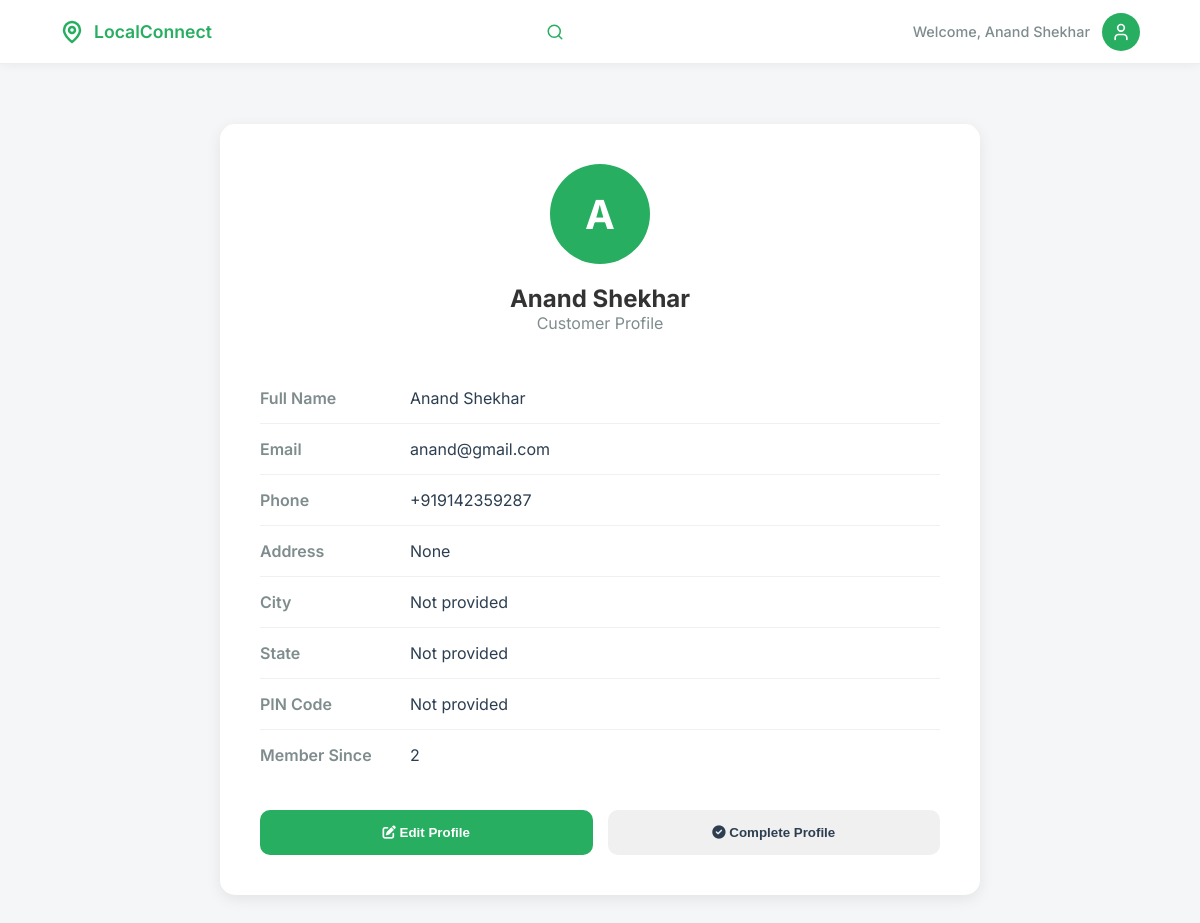
/customer/profile (signed in), run on the app's committed database.
### models/models.py (models this page shows, shortened)
class Customer(db.Model):
    id = db.Column(db.Integer, primary_key=True)
    full_name = db.Column(db.String(100), nullable=False)
    email = db.Column(db.String(120), unique=True, nullable=False)
    phone = db.Column(db.String(20), nullable=False)
    password_hash = db.Column(db.String(128), nullable=False)
    address = db.Column(db.String(500))
    city = db.Column(db.String(100))
    state = db.Column(db.String(100))
    pincode = db.Column(db.String(10))
    latitude = db.Column(db.Float)
    longitude = db.Column(db.Float)
    orders = db.relationship('Order', backref='customer', lazy=True)

### app.py (the view)
@app.route('/customer/profile')
@customer_required
def customer_profile():
    user_id = session.get('user_id')
    customer = Customer.query.get(user_id)
    return render_template('customer/profile.html', user_name=session.get('user_name'), customer=customer, user_id=user_id)

### app.py (called while the page is built)
@app.before_request
def make_session_permanent():
    session.permanent = True

@app.before_request
def check_session_validity():
    if (request.endpoint and
        (request.endpoint.startswith('static') or
         request.endpoint in ['sign_in', 'customer_signup', 'vendor_signup', 'home', 'signup_success'] or
         request.endpoint.startswith('api.') or
         request.endpoint.startswith('get_vendor'))):
        return
    if request.endpoint and request.endpoint.startswith('api.'):
        return

### templates/customer/profile.html (shortened to what this page needs)
<!DOCTYPE html>
<html lang="en">
<head>
    <link rel="stylesheet" href="/static/css/customer/base.css">
    <link rel="stylesheet" href="https://cdnjs.cloudflare.com/ajax/libs/font-awesome/6.0.0/css/all.min.css">
</head>
<body>
    <header class="navbar">
        <div class="nav-container">
            <div class="logo" onclick="window.location.href='/customer/dashboard'">
                <svg width="24" height="24" viewBox="0 0 24 24" fill="none" stroke="currentColor" stroke-width="2.5" stroke-linecap="round" stroke-linejoin="round">
                    <path d="M20 10c0 6-8 12-8 12s-8-6-8-12a8 8 0 0 1 16 0Z"></path>
                    <circle cx="12" cy="10" r="3"></circle>
                </svg>
                <span>LocalConnect</span>
            </div>
            <div class="search-wrapper" id="searchWrapper">
                <svg class="search-icon" width="18" height="18" viewBox="0 0 24 24" fill="none" stroke="currentColor" stroke-width="2" stroke-linecap="round" stroke-linejoin="round">
                    <circle cx="11" cy="11" r="8"></circle>
                    <line x1="21" y1="21" x2="16.65" y2="16.65"></line>
                </svg>
            </div>
            <div class="user-profile">
                <span class="welcome-text">Welcome, {{ user_name or 'Guest' }}</span>
                <div class="avatar" id="profileIcon">
                    <svg width="20" height="20" viewBox="0 0 24 24" fill="none" stroke="currentColor" stroke-width="2" stroke-linecap="round" stroke-linejoin="round">
                        <path d="M19 21v-2a4 4 0 0 0-4-4H9a4 4 0 0 0-4 4v2"></path>
                        <circle cx="12" cy="7" r="4"></circle>
                    </svg>
                </div>
            </div>
        </div>
    </header>
    <main class="profile-container">
        <div class="profile-card">
            <div class="profile-header">
                <div class="profile-avatar" id="profileAvatar"></div>
                <h2>{{ customer.full_name if customer else 'User' }}</h2>
                <p style="color: #7f8c8d;">Customer Profile</p>
            </div>
            <div class="profile-info">
                <div class="info-row">
                    <div class="info-label">Full Name</div>
                    <div class="info-value">{{ customer.full_name if customer else 'Not provided' }}</div>
                </div>
                <div class="info-row">
                    <div class="info-label">Email</div>
                    <div class="info-value">{{ customer.email if customer else 'Not provided' }}</div>
                </div>
                <div class="info-row">
                    <div class="info-label">Phone</div>
                    <div class="info-value">{{ customer.phone if customer else 'Not provided' }}</div>
                </div>
                <div class="info-row">
                    <div class="info-label">Address</div>
                    <div class="info-value">{{ customer.address if customer and customer.address else 'Not provided' }}</div>
                </div>
                <div class="info-row">
                    <div class="info-label">City</div>
                    <div class="info-value">{{ customer.city if customer and customer.city else 'Not provided' }}</div>
                </div>
                <div class="info-row">
                    <div class="info-label">State</div>
                    <div class="info-value">{{ customer.state if customer and customer.state else 'Not provided' }}</div>
                </div>
                <div class="info-row">
                    <div class="info-label">PIN Code</div>
                    <div class="info-value">{{ customer.pincode if customer and customer.pincode else 'Not provided' }}</div>
                </div>
                <div class="info-row">
                    <div class="info-label">Member Since</div>
                    <div class="info-value">{{ customer.id if customer else 'N/A' }}</div>
                </div>
            </div>
            <div class="profile-actions">
                <button class="btn-action btn-edit" onclick="toggleEditMode()">
                    <i class="fa-solid fa-edit"></i> Edit Profile
                </button>
                <button class="btn-action btn-complete" onclick="completeProfile()">
                    <i class="fa-solid fa-check-circle"></i> Complete Profile
                </button>
            </div>
        </div>
    </main>
</body>
</html>

### static/css/customer/base.css (style rules this page uses)
:root { --bg-color: #f5f6f7; --primary-green: #27ae60; --dark-green: #219150; --text-main: #333; --text-dark: #2c3e50; --text-gray: #7f8c8d; --text-light: #7f8c8d; --card-shadow: 0 4px 15px rgba(0,0,0,0.04); --border-radius: 18px; --bg-light: #f5f7f8; --bg-gray: #f5f7f8; }
* { margin: 0; padding: 0; box-sizing: border-box; transition: all 0.3s cubic-bezier(0.25, 0.8, 0.25, 1); }
body { font-family: 'Inter', sans-serif; background-color: var(--bg-color); color: var(--text-main); overflow-x: hidden; }
.navbar { background: white; height: 64px; display: flex; align-items: center; padding: 0 5%; box-shadow: 0 1px 10px rgba(0,0,0,0.05); position: sticky; top: 0; z-index: 1000; border-bottom: 1px solid #eee; }
.nav-container { width: 100%; max-width: 1200px; margin: 0 auto; display: flex; justify-content: space-between; align-items: center; gap: 15px; }
.logo { display: flex; align-items: center; gap: 10px; color: var(--primary-green); font-weight: 600; font-size: 1.1rem; cursor: pointer; }
.search-wrapper { position: relative; width: 400px; flex: 1; max-width: 450px; transition: all 0.3s ease; }
.search-wrapper.collapsed { width: 40px; max-width: 40px; }
.search-icon { position: absolute; right: 18px; top: 50%; transform: translateY(-50%); color: var(--primary-green); cursor: pointer; }
.user-profile { display: flex; align-items: center; gap: 12px; position: relative; }
.welcome-text { font-size: 0.9rem; color: var(--text-gray); font-weight: 500; }
.avatar { width: 38px; height: 38px; background: var(--primary-green); border-radius: 50%; display: flex; align-items: center; justify-content: center; color: white; font-weight: 600; cursor: pointer; transition: all 0.3s ease; }

### templates/customer/profile.html (style rules this page uses)
.profile-container { max-width: 800px; margin: 40px auto; padding: 20px; }
.profile-card { background: white; border-radius: 15px; padding: 40px; box-shadow: 0 4px 15px rgba(0,0,0,0.08); }
.profile-header { text-align: center; margin-bottom: 40px; }
.profile-avatar { width: 100px; height: 100px; background: #27ae60; border-radius: 50%; display: flex; align-items: center; justify-content: center; margin: 0 auto 20px; color: white; font-size: 40px; font-weight: 700; }
.profile-info { margin: 30px 0; }
.info-row { display: flex; padding: 15px 0; border-bottom: 1px solid #f0f0f0; }
.info-row:last-child { border-bottom: none; }
.info-label { font-weight: 600; color: #7f8c8d; width: 150px; }
.info-value { color: #2c3e50; flex: 1; }
.profile-actions { display: flex; gap: 15px; margin-top: 30px; }
.btn-action { flex: 1; padding: 15px; border: none; border-radius: 10px; font-weight: 600; cursor: pointer; transition: all 0.3s ease; }
.btn-edit { background: #27ae60; color: white; }
.btn-complete { background: #f0f0f0; color: #2c3e50; }

### data on the page
Customer: full_name "Anand Shekhar", email "anand@gmail.com", phone "+919142359287", address "None", city "Not provided", state "Not provided", pincode "Not provided", id "2"
